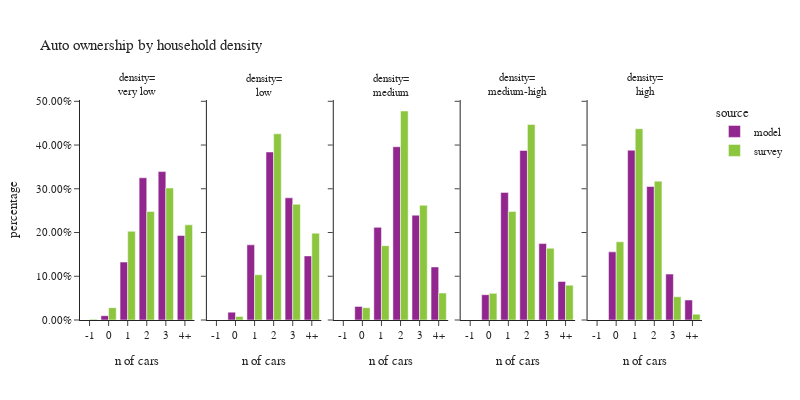

Notebook source saved alongside this figure:
### Code cell
plot_auto(hh.dropna(subset=['hh_density_group']),'hh_density_group','household density','density')

### Figure 1 — Plotly figure (JSON) as saved in the notebook; plotly's stock layout.template omitted (floating-point values rounded to 4 significant figures)
{"data": [{"alignmentgroup": "True", "customdata": [[0], [4004], [53922], [132363], [138120], [78673]], "hovertemplate": "source=model<br>hh_density_group=very low<br>auto_ownership_simple=%{x}<br>percentage=%{y}<br>sample count=%{customdata[0]}<extra></extra>", "legendgroup": "model", "marker": {"color": "#91268F", "pattern": {"shape": ""}}, "name": "model", "offsetgroup": "model", "orientation": "v", "showlegend": true, "textposition": "auto", "type": "bar", "x": ["-1", "0", "1", "2", "3", "4+"], "xaxis": "x", "y": [0, 0.009836, 0.1325, 0.3252, 0.3393, 0.1933], "yaxis": "y"}, {"alignmentgroup": "True", "customdata": [[0], [7325], [69973], [156376], [113733], [59670]], "hovertemplate": "source=model<br>hh_density_group=low<br>auto_ownership_simple=%{x}<br>percentage=%{y}<br>sample count=%{customdata[0]}<extra></extra>", "legendgroup": "model", "marker": {"color": "#91268F", "pattern": {"shape": ""}}, "name": "model", "offsetgroup": "model", "orientation": "v", "showlegend": false, "textposition": "auto", "type": "bar", "x": ["-1", "0", "1", "2", "3", "4+"], "xaxis": "x2", "y": [0, 0.01799, 0.1719, 0.3841, 0.2794, 0.1466], "yaxis": "y2"}, {"alignmentgroup": "True", "customdata": [[0], [25317], [172446], [322517], [195127], [98753]], "hovertemplate": "source=model<br>hh_density_group=medium<br>auto_ownership_simple=%{x}<br>percentage=%{y}<br>sample count=%{customdata[0]}<extra></extra>", "legendgroup": "model", "marker": {"color": "#91268F", "pattern": {"shape": ""}}, "name": "model", "offsetgroup": "model", "orientation": "v", "showlegend": false, "textposition": "auto", "type": "bar", "x": ["-1", "0", "1", "2", "3", "4+"], "xaxis": "x3", "y": [0, 0.0311, 0.2118, 0.3961, 0.2397, 0.1213], "yaxis": "y3"}, {"alignmentgroup": "True", "customdata": [[0], [47121], [237532], [315474], [142260], [71725]], "hovertemplate": "source=model<br>hh_density_group=medium-high<br>auto_ownership_simple=%{x}<br>percentage=%{y}<br>sample count=%{customdata[0]}<extra></extra>", "legendgroup": "model", "marker": {"color": "#91268F", "pattern": {"shape": ""}}, "name": "model", "offsetgroup": "model", "orientation": "v", "showlegend": false, "textposition": "auto", "type": "bar", "x": ["-1", "0", "1", "2", "3", "4+"], "xaxis": "x4", "y": [0, 0.05788, 0.2918, 0.3875, 0.1747, 0.0881], "yaxis": "y4"}, {"alignmentgroup": "True", "customdata": [[0], [126819], [316182], [248511], [85428], [37194]], "hovertemplate": "source=model<br>hh_density_group=high<br>auto_ownership_simple=%{x}<br>percentage=%{y}<br>sample count=%{customdata[0]}<extra></extra>", "legendgroup": "model", "marker": {"color": "#91268F", "pattern": {"shape": ""}}, "name": "model", "offsetgroup": "model", "orientation": "v", "showlegend": false, "textposition": "auto", "type": "bar", "x": ["-1", "0", "1", "2", "3", "4+"], "xaxis": "x5", "y": [0, 0.1558, 0.3884, 0.3052, 0.1049, 0.04569], "yaxis": "y5"}, {"alignmentgroup": "True", "customdata": [[10], [132], [1915], [2386], [1365], [718]], "hovertemplate": "source=survey<br>hh_density_group=very low<br>auto_ownership_simple=%{x}<br>percentage=%{y}<br>sample count=%{customdata[0]}<extra></extra>", "legendgroup": "survey", "marker": {"color": "#8CC63E", "pattern": {"shape": ""}}, "name": "survey", "offsetgroup": "survey", "orientation": "v", "showlegend": true, "textposition": "auto", "type": "bar", "x": ["-1", "0", "1", "2", "3", "4+"], "xaxis": "x", "y": [0.001675, 0.02828, 0.2029, 0.248, 0.3017, 0.2175], "yaxis": "y"}, {"alignmentgroup": "True", "customdata": [[0], [34], [1291], [3081], [1080], [360]], "hovertemplate": "source=survey<br>hh_density_group=low<br>auto_ownership_simple=%{x}<br>percentage=%{y}<br>sample count=%{customdata[0]}<extra></extra>", "legendgroup": "survey", "marker": {"color": "#8CC63E", "pattern": {"shape": ""}}, "name": "survey", "offsetgroup": "survey", "orientation": "v", "showlegend": false, "textposition": "auto", "type": "bar", "x": ["-1", "0", "1", "2", "3", "4+"], "xaxis": "x2", "y": [0, 0.007916, 0.1035, 0.4257, 0.2645, 0.1985], "yaxis": "y2"}, {"alignmentgroup": "True", "customdata": [[0], [249], [2945], [5170], [1658], [353]], "hovertemplate": "source=survey<br>hh_density_group=medium<br>auto_ownership_simple=%{x}<br>percentage=%{y}<br>sample count=%{customdata[0]}<extra></extra>", "legendgroup": "survey", "marker": {"color": "#8CC63E", "pattern": {"shape": ""}}, "name": "survey", "offsetgroup": "survey", "orientation": "v", "showlegend": false, "textposition": "auto", "type": "bar", "x": ["-1", "0", "1", "2", "3", "4+"], "xaxis": "x3", "y": [0, 0.02821, 0.17, 0.4778, 0.2623, 0.06171], "yaxis": "y3"}, {"alignmentgroup": "True", "customdata": [[0], [618], [4919], [4022], [866], [746]], "hovertemplate": "source=survey<br>hh_density_group=medium-high<br>auto_ownership_simple=%{x}<br>percentage=%{y}<br>sample count=%{customdata[0]}<extra></extra>", "legendgroup": "survey", "marker": {"color": "#8CC63E", "pattern": {"shape": ""}}, "name": "survey", "offsetgroup": "survey", "orientation": "v", "showlegend": false, "textposition": "auto", "type": "bar", "x": ["-1", "0", "1", "2", "3", "4+"], "xaxis": "x4", "y": [0, 0.06089, 0.2482, 0.4471, 0.1641, 0.07971], "yaxis": "y4"}, {"alignmentgroup": "True", "customdata": [[0], [4912], [12828], [5020], [818], [185]], "hovertemplate": "source=survey<br>hh_density_group=high<br>auto_ownership_simple=%{x}<br>percentage=%{y}<br>sample count=%{customdata[0]}<extra></extra>", "legendgroup": "survey", "marker": {"color": "#8CC63E", "pattern": {"shape": ""}}, "name": "survey", "offsetgroup": "survey", "orientation": "v", "showlegend": false, "textposition": "auto", "type": "bar", "x": ["-1", "0", "1", "2", "3", "4+"], "xaxis": "x5", "y": [0, 0.1787, 0.4374, 0.3175, 0.05305, 0.01335], "yaxis": "y5"}], "layout": {"annotations": [{"font": {}, "showarrow": false, "text": "density=<br>very low", "x": 0.092, "xanchor": "center", "xref": "paper", "y": 1, "yanchor": "bottom", "yref": "paper"}, {"font": {}, "showarrow": false, "text": "density=<br>low", "x": 0.296, "xanchor": "center", "xref": "paper", "y": 1, "yanchor": "bottom", "yref": "paper"}, {"font": {}, "showarrow": false, "text": "density=<br>medium", "x": 0.5, "xanchor": "center", "xref": "paper", "y": 1, "yanchor": "bottom", "yref": "paper"}, {"font": {}, "showarrow": false, "text": "density=<br>medium-high", "x": 0.704, "xanchor": "center", "xref": "paper", "y": 1, "yanchor": "bottom", "yref": "paper"}, {"font": {}, "showarrow": false, "text": "density=<br>high", "x": 0.908, "xanchor": "center", "xref": "paper", "y": 1, "yanchor": "bottom", "yref": "paper"}], "barmode": "group", "font": {"size": 11}, "height": 400, "legend": {"title": {"text": "source"}, "tracegroupgap": 0}, "title": {"text": "Auto ownership by household density"}, "width": 800, "xaxis": {"anchor": "y", "domain": [0, 0.184], "title": {"text": "n of cars"}}, "xaxis2": {"anchor": "y2", "domain": [0.204, 0.388], "matches": "x", "title": {"text": "n of cars"}}, "xaxis3": {"anchor": "y3", "domain": [0.408, 0.592], "matches": "x", "title": {"text": "n of cars"}}, "xaxis4": {"anchor": "y4", "domain": [0.612, 0.796], "matches": "x", "title": {"text": "n of cars"}}, "xaxis5": {"anchor": "y5", "domain": [0.816, 1], "matches": "x", "title": {"text": "n of cars"}}, "yaxis": {"anchor": "x", "domain": [0, 1], "tickformat": ".2%", "title": {"text": "percentage"}}, "yaxis2": {"anchor": "x2", "domain": [0, 1], "matches": "y", "showticklabels": false, "tickformat": ".2%"}, "yaxis3": {"anchor": "x3", "domain": [0, 1], "matches": "y", "showticklabels": false, "tickformat": ".2%"}, "yaxis4": {"anchor": "x4", "domain": [0, 1], "matches": "y", "showticklabels": false, "tickformat": ".2%"}, "yaxis5": {"anchor": "x5", "domain": [0, 1], "matches": "y", "showticklabels": false, "tickformat": ".2%"}}}
